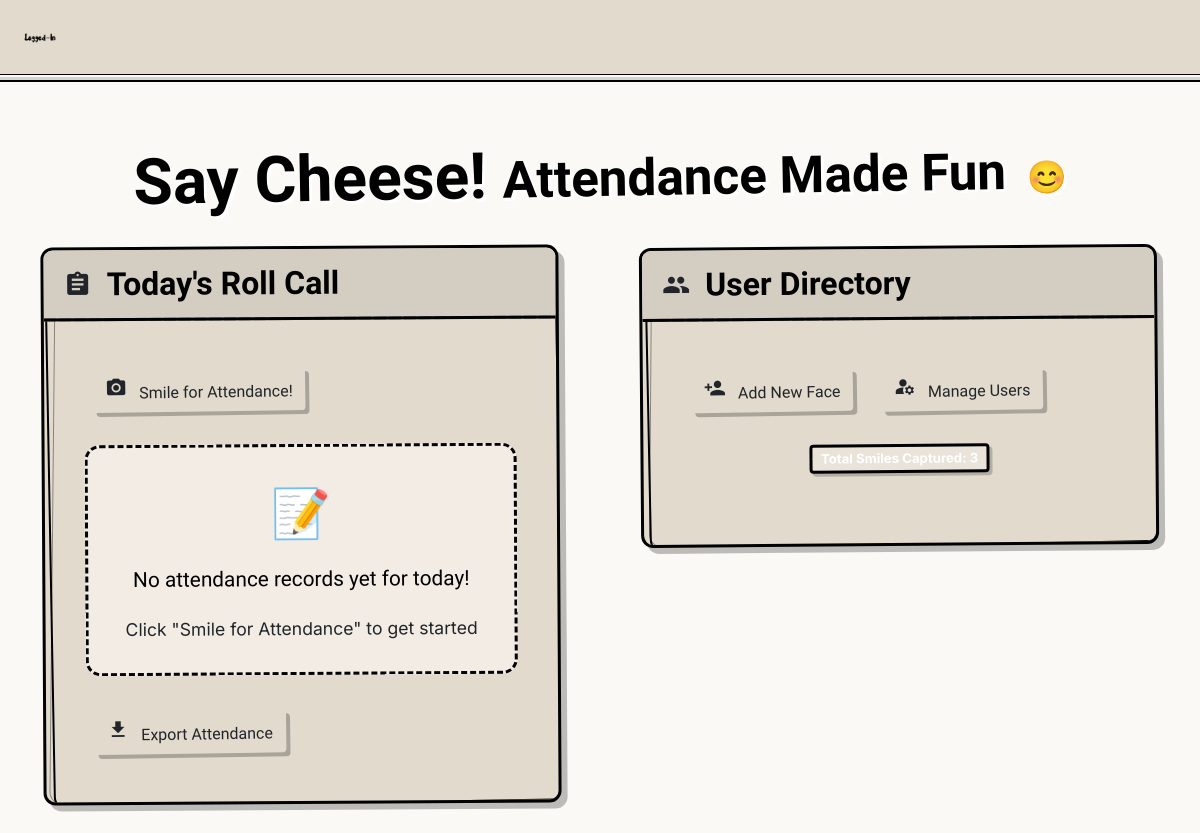
Before: / with the older database file.
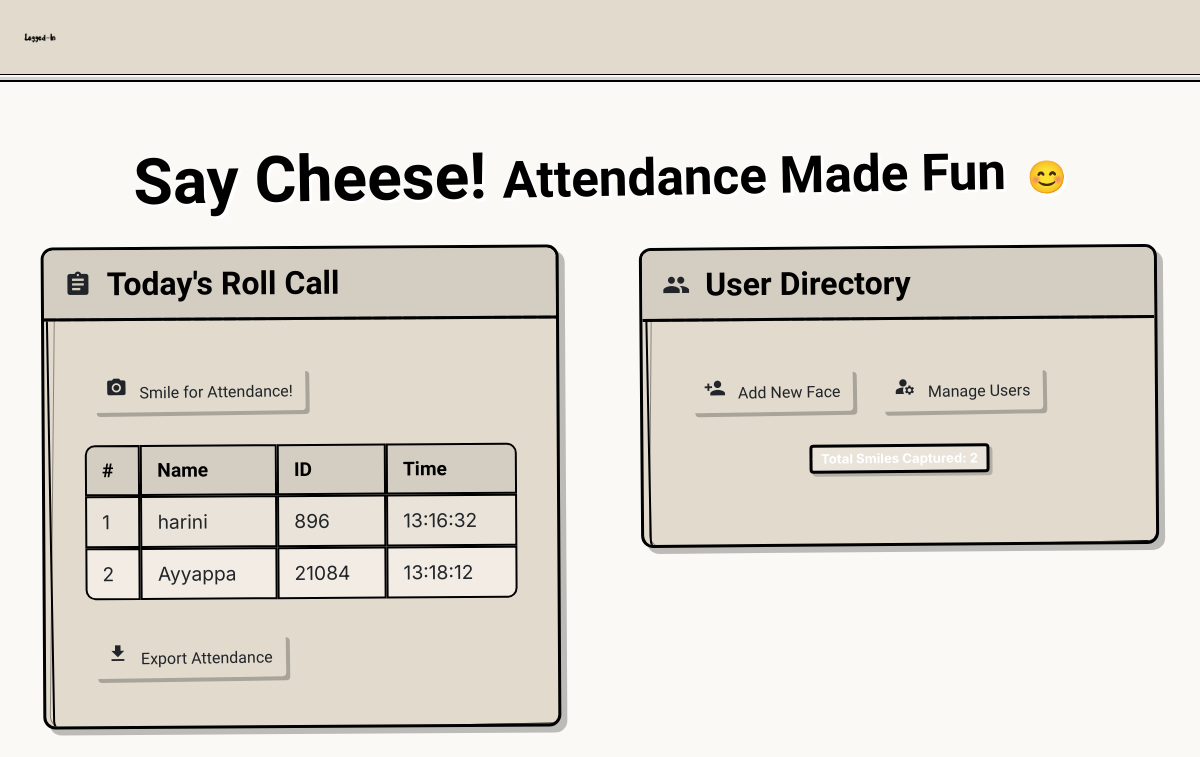
After: the same page with the newer database file.
### tables this page shows
CREATE TABLE attendance (
        id INTEGER PRIMARY KEY,
        user_id TEXT NOT NULL,
        name TEXT NOT NULL,
        date TEXT NOT NULL,
        time TEXT NOT NULL,
        FOREIGN KEY (user_id) REFERENCES users(user_id)
    );

### app.py (the view)
@app.route('/')
def index():
    names, rolls, times, l = extract_attendance()
    return render_template('index.html',
                           names=names,
                           rolls=rolls,
                           times=times,
                           l=l,
                           totalreg=get_total_users(),
                           datetoday2=datetoday2)

### app.py (called while the page is built, shortened)
@contextmanager
def get_db_connection():
    conn = None
    try:
        conn = sqlite3.connect('face_attendance.db', timeout=30.0)
        conn.execute("PRAGMA foreign_keys = ON")
        yield conn
    except Exception as e:
        print(f"Database connection error: {e}")
        traceback.print_exc()
        if conn:
            conn.rollback()
        raise
    finally:
        if conn:
            conn.commit()
            conn.close()

def execute_with_retry(operation, max_retries=5, retry_delay=1.0):
    retries = 0
    while retries < max_retries:
        try:
            return operation()
        except Exception as e:
            print(f"Database operation error: {e}")
            traceback.print_exc()
            raise

def get_total_users():
    def _get_count():
        with get_db_connection() as conn:
            cursor = conn.cursor()
            cursor.execute("SELECT COUNT(*) FROM users")
            count = cursor.fetchone()[0]
            return count
    try:
        return execute_with_retry(_get_count)
    except Exception as e:
        print(f"Error getting user count: {e}")
        return 0

@app.teardown_appcontext
def release_camera(exception):
    global camera
    with camera_lock:
        if camera is not None:
            try:
                camera.release()
                print("Camera released on app shutdown")
            except:
                pass
            camera = None

### templates/index.html (shortened to what this page needs)
<html lang="en">
<body>
{% extends 'navbar_logout.html' %}
{% block adminpage %}
<div class="container">
    <h1 class="main-title">Say Cheese! <span style="font-size: 0.8em;">Attendance Made Fun <span class="smile-icon">😊</span></span></h1>
    <div class="two-column-layout">
        <div>
            <div class="sketchy-box panel panel-left">
                <div class="panel-header">
                    <i class="material-icons icon">assignment</i>
                    <h2>Today's Roll Call</h2>
                </div>
                <div class="panel-body">
                    <button id="toggle-camera-btn" class="btn btn-blue btn-pulse">
                        <i class="material-icons" style="font-size: 22px; margin-right: 8px;">camera_alt</i>
                        Smile for Attendance!
                    </button>
                    <div id="attendance-table-container" style="margin-top: 25px;">
                        {% if l and l > 0 %}
                        <table class="sketchy-table">
                            <tr>
                                <th>#</th>
                                <th>Name</th>
                                <th>ID</th>
                                <th>Time</th>
                            </tr>
                            {% for i in range(l) %}
                            <tr>
                                <td>{{ i+1 }}</td>
                                <td>{{ names[i] }}</td>
                                <td>{{ rolls[i] }}</td>
                                <td>{{ times[i] }}</td>
                            </tr>
                            {% endfor %}
                        </table>
                        {% else %}
                        <div class="empty-state">
                            <div class="empty-state-icon">📝</div>
                            <div class="empty-state-text">No attendance records yet for today!</div>
                            <div>Click "Smile for Attendance" to get started</div>
                        </div>
                        {% endif %}
                    </div>
                    <button id="export-attendance-btn" class="btn btn-blue" style="margin-top: 15px;">
                        <i class="material-icons" style="font-size: 22px; margin-right: 8px;">download</i>
                        Export Attendance
                    </button>
                </div>
            </div>
        </div>
        <div>
            <div class="sketchy-box panel panel-right">
                <div class="panel-header">
                    <i class="material-icons icon">people</i>
                    <h2>User Directory</h2>
                </div>
                <div class="panel-body">
                    <button id="openModalBtn" class="btn btn-blue" style="margin-right: 15px;">
                        <i class="material-icons" style="font-size: 22px; margin-right: 8px;">person_add</i>
                        Add New Face
                    </button>
                    <button id="openManageUsersBtn" class="btn">
                        <i class="material-icons" style="font-size: 22px; margin-right: 8px;">manage_accounts</i>
                        Manage Users
                    </button>
                    <div style="margin-top: 25px; text-align: center;">
                        <span class="badge">Total Smiles Captured: {{totalreg}}</span>
                    </div>
                </div>
            </div>
        </div>
    </div>
</div>
{% endblock %}

### templates/navbar_logout.html (shortened to what this page needs)
<!doctype html>
<html lang="en">
  <head>
    <link rel="stylesheet" href="https://cdn.jsdelivr.net/npm/bootstrap@4.0.0/dist/css/bootstrap.min.css">
    <link href="https://cdn.jsdelivr.net/npm/bootstrap@5.0.0-beta3/dist/css/bootstrap.min.css" rel="stylesheet"
>
  </head>
  <body>
    <nav class="navbar">
        <div class="navbar-container">
            <img src="static/images/spicy.png" alt="Logged-In" class="logo">
        </div>
    </nav>
    {% block adminpage %}
    {% endblock adminpage %}
  </body>
</html>

### templates/index.html (style rules this page uses)
* { box-sizing: border-box; }
body { font-family: 'Architects Daughter', cursive; background-color: #faf9f5; color: #000; margin: 0; padding: 0; overflow-x: hidden; line-height: 1.6; font-size: 16px; }
.sketchy-box { position: relative; border: 3px solid #000; border-radius: 12px; background-color: #e1dacd; box-shadow: 6px 6px 0 rgba(0,0,0,0.25); transition: all 0.3s ease; margin-bottom: 25px; }
.sketchy-box::before { content: ''; position: absolute; top: 4px; left: 4px; right: -4px; bottom: -4px; z-index: -1; border: 2px solid #000; border-radius: 12px; transform: rotate(-0.7deg); }
.sketchy-box::after { content: ''; position: absolute; top: 7px; left: 7px; right: -7px; bottom: -7px; z-index: -2; border: 1px solid rgba(0,0,0,0.4); border-radius: 14px; transform: rotate(0.9deg); }
.container { max-width: 1400px; margin: 0 auto; padding: 30px; }
.main-title { font-family: 'Kalam', cursive; font-size: 4rem; text-align: center; margin: 2rem 0; position: relative; color: #000; text-shadow: 3px 3px 0 #fff; transform: rotate(-1deg); animation: bobble 3s infinite; font-weight: 700; }
.panel { margin-bottom: 40px; padding: 25px; overflow: hidden; position: relative; min-height: 300px; }
.panel-left { transform: rotate(-0.5deg); margin-right: 20px; }
.panel-right { transform: rotate(0.7deg); margin-left: 20px; }
.panel-header { padding: 15px 20px; margin: -25px -25px 25px -25px; border-bottom: 3px solid #000; display: flex; align-items: center; background-color: #d4cec2; position: relative; }
.panel-header::after { content: ''; position: absolute; bottom: -3px; left: 0; width: 100%; height: 3px; background: repeating-linear-gradient( to right, #000, #000 12px, transparent 12px, transparent 15px ); opacity: 0.4; }
.panel-header h2 { margin: 0; font-size: 2rem; font-family: 'Kalam', cursive; font-weight: 700; color: #000; }
.panel-header .icon { margin-right: 15px; vertical-align: middle; font-size: 28px; animation: spin 8s linear infinite; transform-origin: center; }
.panel-body { padding: 15px; font-size: 1.1rem; }
.btn { font-family: 'Architects Daughter', cursive; background-color: #fff; border: 3px solid #333; border-radius: 10px; padding: 12px 24px; font-size: 1.2rem; cursor: pointer; position: relative; transition: all 0.2s; display: inline-flex; align-items: center; margin: 8px; overflow: hidden; box-shadow: 4px 4px 0 rgba(0,0,0,0.25); transform: rotate(-0.5deg); color: #000; font-weight: 600; }
.btn::before { content: ''; position: absolute; top: 0; left: -100%; width: 100%; height: 100%; background: rgba(255,255,255,0.4); transition: all 0.3s ease; }
.btn-blue { background-color: #e3f2fd; color: #0d47a1; border-color: #0d47a1; }
.sketchy-table { width: 100%; border-collapse: separate; border-spacing: 0; margin: 20px 0; font-size: 1.2rem; }
.sketchy-table th, .sketchy-table td { border: 2px solid #000; padding: 12px 15px; position: relative; }
.sketchy-table th { background-color: #d4cec2; font-family: 'Kalam', cursive; font-weight: 700; color: #000; }
.sketchy-table th:first-child { border-top-left-radius: 10px; }
.sketchy-table th:last-child { border-top-right-radius: 10px; }
.sketchy-table tr:last-child td:first-child { border-bottom-left-radius: 10px; }
.sketchy-table tr:last-child td:last-child { border-bottom-right-radius: 10px; }
.sketchy-table tr:nth-child(even) { background-color: #eae3d9; }
.sketchy-table tr:nth-child(odd) { background-color: #f2ece5; }
.two-column-layout { display: flex; gap: 40px; }
.two-column-layout > div { flex: 1; }
.badge { display: inline-block; padding: 8px 15px; background-color: #e9e3da; border: 3px solid #000; border-radius: 25px; font-size: 1.1rem; box-shadow: 3px 3px 0 rgba(0,0,0,0.2); position: relative; overflow: hidden; color: #000; font-weight: 600; }
.badge::after { content: '✨'; position: absolute; top: 50%; left: -20px; transform: translateY(-50%); font-size: 18px; animation: sparkle 3s infinite; }
.smile-icon { display: inline-block; font-size: 2rem; margin-left: 8px; animation: smile-bounce 2s infinite; }
.navbar { padding: 15px 25px; display: flex; align-items: center; justify-content: space-between; border-bottom: 3px solid #000; background-color: #e1dacd; position: relative; }
.navbar::after { content: ''; position: absolute; bottom: -8px; left: 0; width: 100%; height: 5px; background-color: rgba(0,0,0,0.15); border-bottom: 2px solid #000; }
.logo { height: 70px; transition: all 0.3s ease; margin: 5px 0; }
.btn-pulse { animation: pulse-border 2s infinite; }

Changed rows visible on the page:
now on this page (row edited): attendance: name "harini", user "896", time "13:16:32"
now on this page (row edited): attendance: name "Ayyappa", user "21084", time "13:18:12"
Other visible differences:
{{ totalreg }}: "3" → "2"
text no longer shown: "📝 No attendance records yet for today! Click \"Smile for Attendance\" to get started"
text now shown: "# Name ID Time"
new list line: "1"
new list line: "2"
